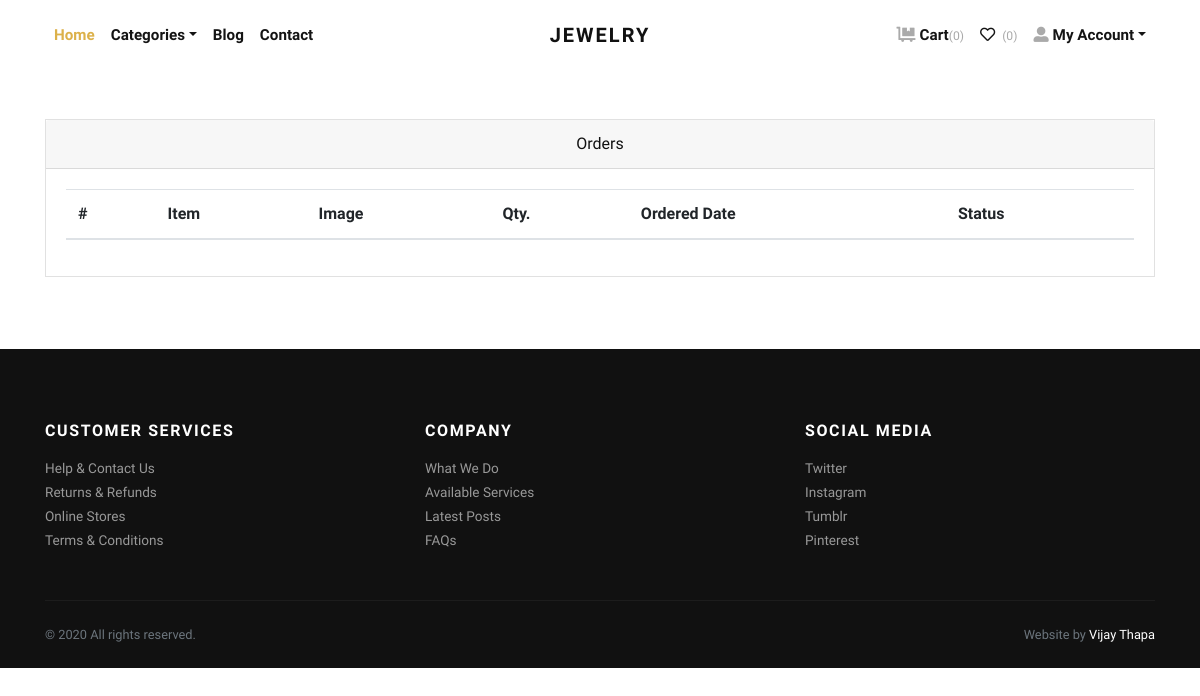
Before: /orders/ (signed in) with the older database file.
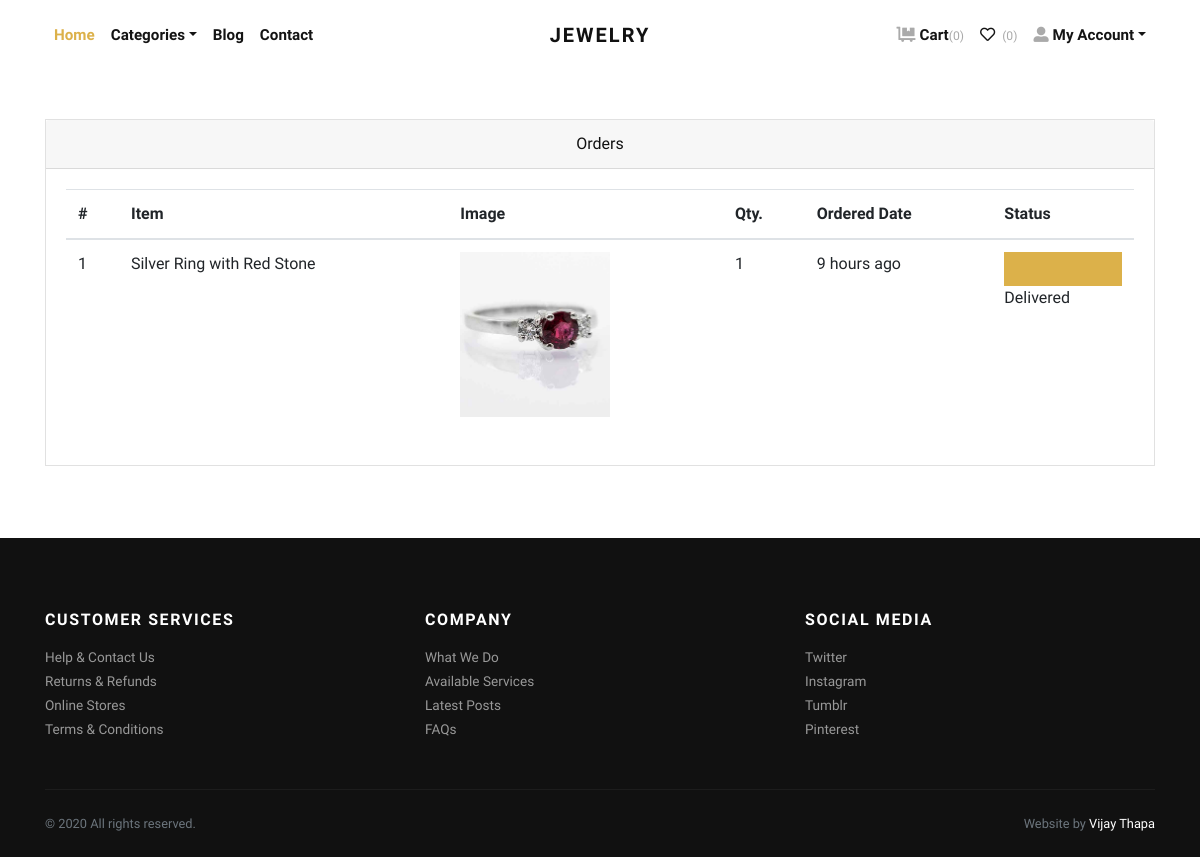
After: the same page with the newer database file.
### store/models.py (models this page shows, shortened)
class Order(models.Model):
    user = models.ForeignKey(User, verbose_name="User", on_delete=models.CASCADE)
    address = models.ForeignKey(Address, verbose_name="Shipping Address", on_delete=models.CASCADE)
    product = models.ForeignKey(Product, verbose_name="Product", on_delete=models.CASCADE)
    quantity = models.PositiveIntegerField(verbose_name="Quantity")
    ordered_date = models.DateTimeField(auto_now_add=True, verbose_name="Ordered Date")
    status = models.CharField(
        choices=STATUS_CHOICES,
        max_length=50,
        default="Pending"
        )

class Product(models.Model):
    title = models.CharField(max_length=150, verbose_name="Product Title")
    slug = models.SlugField(max_length=160, verbose_name="Product Slug")
    sku = models.CharField(max_length=255, unique=True, verbose_name="Unique Product ID (SKU)")
    short_description = models.TextField(verbose_name="Short Description")
    detail_description = models.TextField(blank=True, null=True, verbose_name="Detail Description")
    product_image = models.ImageField(upload_to='product', blank=True, null=True, verbose_name="Product Image")
    price = models.DecimalField(max_digits=8, decimal_places=2)
    category = models.ForeignKey(Category, verbose_name="Product Categoy", on_delete=models.CASCADE)
    is_active = models.BooleanField(verbose_name="Is Active?")
    is_featured = models.BooleanField(verbose_name="Is Featured?")
    created_at = models.DateTimeField(auto_now_add=True, verbose_name="Created Date")
    updated_at = models.DateTimeField(auto_now=True, verbose_name="Updated Date")
    class Meta:
        verbose_name_plural = 'Products'
        ordering = ('-created_at', )

### store/views.py (the view)
# urls.py: path('orders/', views.orders, name="orders"),
@login_required
def orders(request):
    all_orders = Order.objects.filter(user=request.user).order_by('-ordered_date')
    return render(request, 'store/orders.html', {'orders': all_orders})

### store/context_preprocessors.py (called while the page is built)
def store_menu(request):
    categories = Category.objects.filter(is_active=True)
    context = {
        'categories_menu': categories,
    }
    return context

def cart_menu(request):
    if request.user.is_authenticated:
        cart_items= Cart.objects.filter(user=request.user)
        context = {
            'cart_items': cart_items,
        }
    else:
        context = {}
    return context

### templates/store/orders.html (shortened to what this page needs)
{% extends 'base.html' %}
{% load static %}
{% load humanize %}
    {% block content %}
      <div class="container py-5">
        <div class="row">
          <div class="col-lg-12">
            <div class="card mb-4" id="tables">
              <div class="card-header text-center">Orders</div>
              <div class="card-body">
                <table class="table table-hover">
                  <thead>
                    <tr>
                      <th>#</th>
                      <th>Item</th>
                      <th>Image</th>
                      <th>Qty.</th>
                      <th>Ordered Date</th>
                      <th>Status</th>
                    </tr>
                  </thead>
                  <tbody>
                    {% if orders %}
                    {% for order in orders %}
                    <tr>
                      <td>{{forloop.counter}}</td>
                      <td>{{order.product.title}}</td>
                      <td>
                        {% if order.product.product_image %}
                          <img src="{{order.product.product_image.url}}" alt="{{order.product.product_ttile}}" style="width:150px;">
                        {% endif %}
                      </td>
                      <td>{{order.quantity}}</td>
                      <td>{{order.ordered_date|naturaltime}}</td>
                      <td>
                        {% if order.status == 'Delivered' %}
                        <div class="bg-light border border-primary">
                            <div class="p-3 bg-primary" style="width:100%;"></div>
                        </div>
                        {% endif %}
                        {{order.status}}
                      </td>
                    </tr>
                    {% endfor %}
                    {% endif %}
                  </tbody>
                </table>
              </div>
            </div>
          </div>
        </div>
      </div>
{% endblock content %}

### templates/base.html (shortened to what this page needs)
{% load static %}
<!DOCTYPE html>
<html>
  <head>
    <link rel="stylesheet" href="{% static 'vendor/bootstrap/css/bootstrap.min.css' %}">
    <link rel="stylesheet" href="{% static 'vendor/lightbox2/css/lightbox.min.css' %}">
    <link rel="stylesheet" href="{% static 'vendor/nouislider/nouislider.min.css' %}">
    <link rel="stylesheet" href="{% static 'vendor/bootstrap-select/css/bootstrap-select.min.css' %}">
    <link rel="stylesheet" href="{% static 'vendor/owl.carousel2/assets/owl.carousel.min.css' %}">
    <link rel="stylesheet" href="{% static 'vendor/owl.carousel2/assets/owl.theme.default.css' %}">
    <link rel="stylesheet" href="{% static 'css/style.default.css' %}" id="theme-stylesheet">
    <link rel="stylesheet" href="{% static 'css/custom.css' %}">
  </head>
  <body>
    <div class="page-holder">
      {% include 'navbar.html' %}
      {% block content %}
      {% endblock content %}
      {% include 'footer.html' %}
      {% include 'scripts.html' %}

### templates/navbar.html (shortened to what this page needs)
{% load static %}
      <header class="header bg-white">
        <div class="container px-0 px-lg-3">
          <nav class="navbar navbar-expand-lg navbar-light py-3 px-lg-0"><a class="navbar-brand" href="{% url 'store:home' %}"><span class="font-weight-bold text-uppercase text-dark">Jewelry</span></a>
            <div class="collapse navbar-collapse" id="navbarSupportedContent">
              <ul class="navbar-nav mr-auto">
                <li class="nav-item">
                  <a class="nav-link active" href="{% url 'store:home' %}">Home</a>
                </li>
                <li class="nav-item dropdown"><a class="nav-link dropdown-toggle" id="pagesDropdown" href="#" data-toggle="dropdown" aria-haspopup="true" aria-expanded="false">Categories</a>
                </li>
                <li class="nav-item">
                  <a class="nav-link" href="{% url 'store:home' %}">Blog</a>
                </li>
                <li class="nav-item">
                  <a class="nav-link" href="{% url 'store:home' %}">Contact</a>
                </li>
              </ul>
              <ul class="navbar-nav ml-auto">
                {% if request.user.is_authenticated %}
                  <li class="nav-item"><a class="nav-link" href="{% url 'store:cart' %}"> <i class="fas fa-dolly-flatbed mr-1 text-gray"></i>Cart<small class="text-gray">({{cart_items.count}})</small></a></li>
                  <li class="nav-item"><a class="nav-link" href="#"> <i class="far fa-heart mr-1"></i><small class="text-gray"> (0)</small></a></li>
                  <li class="nav-item dropdown"><a class="nav-link dropdown-toggle" id="pagesDropdown" href="#" data-toggle="dropdown" aria-haspopup="true" aria-expanded="false"><i class="fas fa-user-alt mr-1 text-gray"></i>My Account</a></a>
                </li>
                {% else %}
                  <li class="nav-item"><a class="nav-link" href="{% url 'store:login' %}">Login</a></li>
                  <li class="nav-item"><a class="nav-link" href="{% url 'store:register' %}">Create Account</a></li>
                {% endif %}
              </ul>
            </div>
          </nav>
        </div>
      </header>

### templates/footer.html
<footer class="bg-dark text-white">
        <div class="container py-4">
          <div class="row py-5">
            <div class="col-md-4 mb-3 mb-md-0">
              <h6 class="text-uppercase mb-3">Customer services</h6>
              <ul class="list-unstyled mb-0">
                <li><a class="footer-link" href="#">Help &amp; Contact Us</a></li>
                <li><a class="footer-link" href="#">Returns &amp; Refunds</a></li>
                <li><a class="footer-link" href="#">Online Stores</a></li>
                <li><a class="footer-link" href="#">Terms &amp; Conditions</a></li>
              </ul>
            </div>
            <div class="col-md-4 mb-3 mb-md-0">
              <h6 class="text-uppercase mb-3">Company</h6>
              <ul class="list-unstyled mb-0">
                <li><a class="footer-link" href="#">What We Do</a></li>
                <li><a class="footer-link" href="#">Available Services</a></li>
                <li><a class="footer-link" href="#">Latest Posts</a></li>
                <li><a class="footer-link" href="#">FAQs</a></li>
              </ul>
            </div>
            <div class="col-md-4">
              <h6 class="text-uppercase mb-3">Social media</h6>
              <ul class="list-unstyled mb-0">
                <li><a class="footer-link" href="#">Twitter</a></li>
                <li><a class="footer-link" href="#">Instagram</a></li>
                <li><a class="footer-link" href="#">Tumblr</a></li>
                <li><a class="footer-link" href="#">Pinterest</a></li>
              </ul>
            </div>
          </div>
          <div class="border-top pt-4" style="border-color: #1d1d1d !important">
            <div class="row">
              <div class="col-lg-6">
                <p class="small text-muted mb-0">&copy; 2020 All rights reserved.</p>
              </div>
              <div class="col-lg-6 text-lg-right">
                <p class="small text-muted mb-0">Website by <a class="text-white reset-anchor" href="https://www.youtube.com/vijaythapa" target="_blank">Vijay Thapa</a></p>
              </div>
            </div>
          </div>
        </div>
      </footer>

### templates/scripts.html (shortened to what this page needs)
{% load static %}
      <link rel="stylesheet" href="https://use.fontawesome.com/releases/v5.7.1/css/all.css">
    </div>
  </body>
</html>

### jewelryshop/static/css/style.default.css (style rules this page uses)
.text-gray { color: #aaa !important; }
.navbar { position: relative; }
@media (min-width: 992px) { .navbar-brand { position: absolute; top: 50%; left: 50%; -webkit-transform: translate(-50%, -50%); transform: translate(-50%, -50%); } }
.footer-link { font-size: 0.85rem; position: relative; color: #999; transition: all 0.3s; }
.footer-link::before { content: '\f0da'; display: inline-block; font-family: 'Font Awesome\ 5 Free'; font-weight: 900; position: absolute; top: 50%; left: 0; -webkit-transform: translateY(-50%); transform: translateY(-50%); color: #fff; transition: all 0.3s; opacity: 0; }
.text-uppercase { text-transform: uppercase; letter-spacing: 0.1em; }
.border { border: 1px solid #dee2e6 !important; }
.border-primary { border-color: #dcb14a !important; }
.reset-anchor { color: inherit; transition: all 0.3s; }
.navbar { padding: 0.5rem 1rem; }
.navbar-brand { display: inline-block; padding-top: 0.3125rem; padding-bottom: 0.3125rem; margin-right: 1rem; font-size: 1.25rem; }
.navbar-light .navbar-brand { color: #dcb14a; }
.navbar-light .navbar-nav .nav-link { color: rgba(17, 17, 17, 0.99); font-weight: 800; font-size: 0.95rem; transition: all 0.3s; }
.navbar-light .navbar-nav .show > .nav-link, .navbar-light .navbar-nav .active > .nav-link, .navbar-light .navbar-nav .nav-link.show, .navbar-light .navbar-nav .nav-link.active { color: #dcb14a; }
body { font-family: "Libre Franklin", sans-serif; font-size: 1rem; font-weight: 400; line-height: 1.5; color: #111111; background-color: #fff; }
a { color: #dcb14a; text-decoration: none; }
h1, h2, h3, h4, h5, h6, .h1, .h2, .h3, .h4, .h5, .h6 { margin-bottom: 0.5rem; font-family: inherit; font-weight: 900; line-height: 1.2; color: inherit; }
h6, .h6 { font-size: 1rem; }
small, .small { font-size: 80%; font-weight: 400; }
.bg-primary { background-color: #dcb14a !important; }
.bg-light { background-color: #f8f9fa !important; }
.bg-dark { background-color: #111111 !important; }
.text-dark { color: #111111 !important; }
.nav-link { padding: 0.5rem 1rem; }
.card { background-color: #fff; border: 1px solid rgba(17, 17, 17, 0.125); border-radius: 0; }
.card-body { padding: 1.25rem; }
.card-header { padding: 0.75rem 1.25rem; background-color: rgba(17, 17, 17, 0.03); border-bottom: 1px solid rgba(17, 17, 17, 0.125); }
.card-header:first-child { border-radius: calc(0 - 1px) calc(0 - 1px) 0 0; }

Changed rows visible on the page:
added Order: product "Silver Ring with Red Stone", product.product_image (picture), quantity "1", ordered_date "9 hours ago", status "Delivered"
